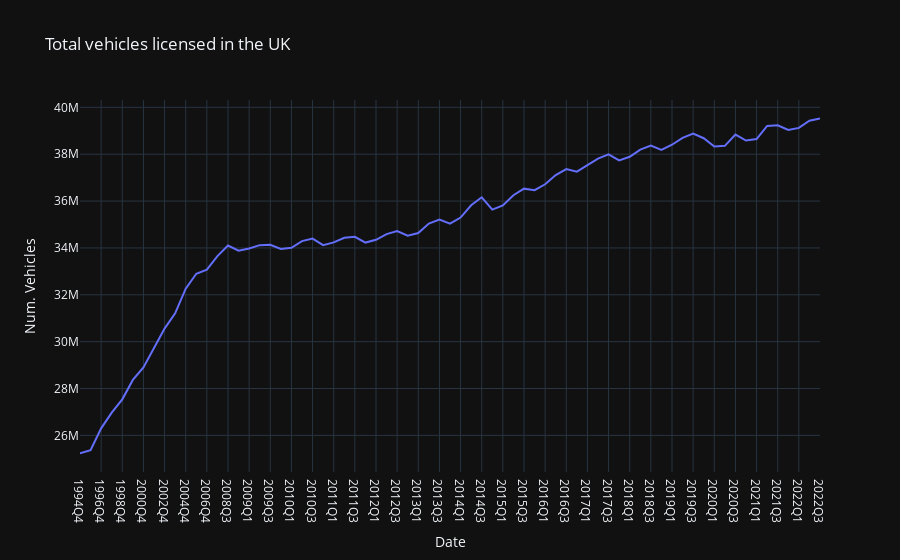

Notebook code for this chart:
### Markdown cell above
## What % of cars on the road today are Zero Emission?

### Code cell
make_model_df = pd.read_csv(Path("raw_data","vehicles", "by_make_model.csv"))
make_model_df = make_model_df[make_model_df['LicenceStatus'] == 'Licensed']

quarters_cols = ['2022Q3',
       '2022Q2', '2022Q1', '2021Q4', '2021Q3', '2021Q2', '2021Q1', '2020Q4',
       '2020Q3', '2020Q2', '2020Q1', '2019Q4', '2019Q3', '2019Q2', '2019Q1',
       '2018Q4', '2018Q3', '2018Q2', '2018Q1', '2017Q4', '2017Q3', '2017Q2',
       '2017Q1', '2016Q4', '2016Q3', '2016Q2', '2016Q1', '2015Q4', '2015Q3',
       '2015Q2', '2015Q1', '2014Q4', '2014Q3', '2014Q2', '2014Q1', '2013Q4',
       '2013Q3', '2013Q2', '2013Q1', '2012Q4', '2012Q3', '2012Q2', '2012Q1',
       '2011Q4', '2011Q3', '2011Q2', '2011Q1', '2010Q4', '2010Q3', '2010Q2',
       '2010Q1', '2009Q4', '2009Q3', '2009Q2', '2009Q1', '2008Q4', '2008Q3',
       '2007Q4', '2006Q4', '2005Q4', '2004Q4', '2003Q4', '2002Q4', '2001Q4',
       '2000Q4', '1999Q4', '1998Q4', '1997Q4', '1996Q4', '1995Q4', '1994Q4']

# make_model_df['total'] = make_model_df.sum(numeric_only = True, axis = 1)

make_model_df = make_model_df[quarters_cols].T
make_model_df['total'] = make_model_df.sum(numeric_only = True, axis = 1)
make_model_df = make_model_df.iloc[::-1] #Reversing index for chronological order
make_model_df
fig = px.line(make_model_df, x=make_model_df.index, y="total", title='Total vehicles licensed in the UK', template='plotly_dark', 
              labels={
                     "index": "Date",
                     "total": "Num. Vehicles",
                 },)
fig.show()

### Figure 1 — Plotly figure (JSON) as saved in the notebook; plotly's stock layout.template omitted (floating-point values rounded to 4 significant figures)
{"data": [{"hovertemplate": "Date=%{x}<br>Num. Vehicles=%{y}<extra></extra>", "legendgroup": "", "line": {"color": "#636efa", "dash": "solid"}, "marker": {"symbol": "circle"}, "mode": "lines", "name": "", "orientation": "v", "showlegend": false, "type": "scatter", "x": ["1994Q4", "1995Q4", "1996Q4", "1997Q4", "1998Q4", "1999Q4", "2000Q4", "2001Q4", "2002Q4", "2003Q4", "2004Q4", "2005Q4", "2006Q4", "2007Q4", "2008Q3", "2008Q4", "2009Q1", "2009Q2", "2009Q3", "2009Q4", "2010Q1", "2010Q2", "2010Q3", "2010Q4", "2011Q1", "2011Q2", "2011Q3", "2011Q4", "2012Q1", "2012Q2", "2012Q3", "2012Q4", "2013Q1", "2013Q2", "2013Q3", "2013Q4", "2014Q1", "2014Q2", "2014Q3", "2014Q4", "2015Q1", "2015Q2", "2015Q3", "2015Q4", "2016Q1", "2016Q2", "2016Q3", "2016Q4", "2017Q1", "2017Q2", "2017Q3", "2017Q4", "2018Q1", "2018Q2", "2018Q3", "2018Q4", "2019Q1", "2019Q2", "2019Q3", "2019Q4", "2020Q1", "2020Q2", "2020Q3", "2020Q4", "2021Q1", "2021Q2", "2021Q3", "2021Q4", "2022Q1", "2022Q2", "2022Q3"], "xaxis": "x", "y": [25231451, 25369353, 26301921, 26973790, 27538415, 28367560, 28897580, 29747130, 30556672, 31207359, 32258856, 32897383, 33070484, 33650981, 34104930, 33883382, 33974092, 34119611, 34131097, 33958430, 34007534, 34291961, 34399663, 34120149, 34235285, 34431394, 34472287, 34228594, 34347241, 34590882, 34722476, 34522322, 34635371, 35042025, 35210723, 35034487, 35297330, 35821435, 36161405, 35633107, 35810463, 36250038, 36529702, 36467487, 36717982, 37109522, 37368088, 37256803, 37517702, 37812291, 37990186, 37734992, 37891147, 38198124, 38368141, 38184027, 38404134, 38700010, 38881171, 38682719, 38331819, 38357052, 38836463, 38581794, 38646939, 39208896, 39236290, 39034266, 39123642, 39430211, 39519623], "yaxis": "y"}], "layout": {"legend": {"tracegroupgap": 0}, "title": {"text": "Total vehicles licensed in the UK"}, "xaxis": {"anchor": "y", "domain": [0, 1], "title": {"text": "Date"}}, "yaxis": {"anchor": "x", "domain": [0, 1], "title": {"text": "Num. Vehicles"}}}}
